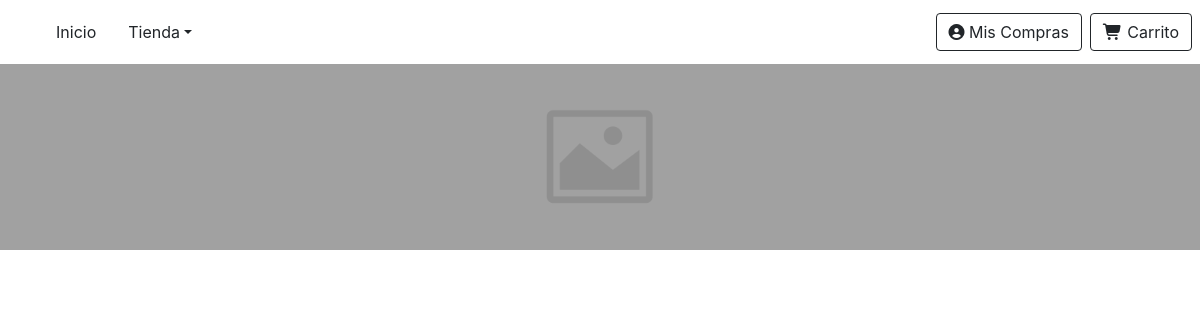
Before: / with the older database file.
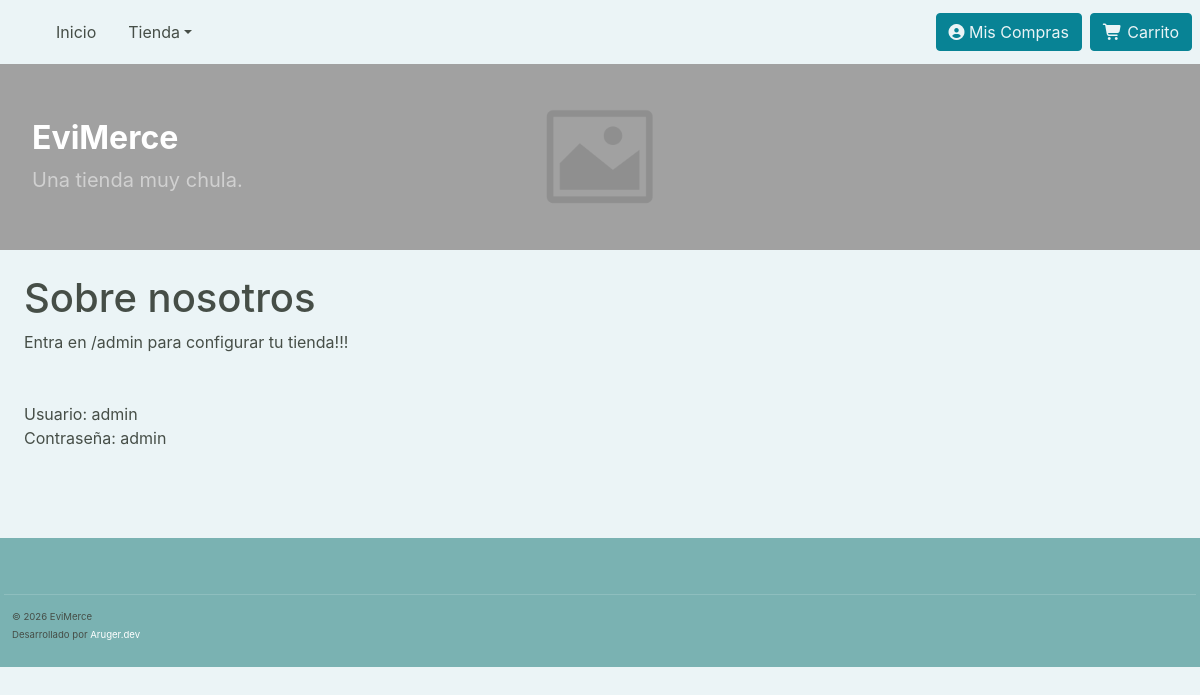
After: the same page with the newer database file.
### tables this page shows
CREATE TABLE shop (
    id INT AUTO_INCREMENT UNIQUE NOT NULL PRIMARY KEY,
    name VARCHAR(60) NOT NULL DEFAULT 'EviMerce',
    slogan VARCHAR(120) DEFAULT NULL,
    description TEXT NOT NULL,
    primary_color VARCHAR(20) DEFAULT '#088395',
    secondary_color VARCHAR(20) DEFAULT '#7AB2B2',
    accent_color VARCHAR(20) DEFAULT '#09637E',
    background_color VARCHAR(20) DEFAULT '#EBF4F6',
    text_color VARCHAR(20) DEFAULT '#464e47',
    theme ENUM('light', 'dark', 'auto') DEFAULT 'light',
    contact_email VARCHAR(120) DEFAULT NULL,
    contact_phone VARCHAR(30) DEFAULT NULL,
    whatsapp VARCHAR(30) DEFAULT NULL,
    address VARCHAR(255) DEFAULT NULL,
    city VARCHAR(80) DEFAULT NULL,
    postal_code VARCHAR(15) DEFAULT NULL,
    country VARCHAR(80) DEFAULT NULL,
    facebook_url VARCHAR(255) DEFAULT NULL,
    instagram_url VARCHAR(255) DEFAULT NULL,
    twitter_url VARCHAR(255) DEFAULT NULL,
    tiktok_url VARCHAR(255) DEFAULT NULL,
    youtube_url VARCHAR(255) DEFAULT NULL,
    meta_title VARCHAR(70) DEFAULT NULL,
    meta_description VARCHAR(160) DEFAULT NULL,
    meta_keywords VARCHAR(255) DEFAULT NULL,
    footer_text VARCHAR(255) DEFAULT NULL,
    copyright_text VARCHAR(255) DEFAULT '© 2026 EviMerce',
    currency VARCHAR(10) DEFAULT 'EUR',
    currency_symbol VARCHAR(5) DEFAULT '€',
    tax_percent DECIMAL(5,2) DEFAULT 21.00,
    maintenance_mode BOOLEAN DEFAULT FALSE,
    is_active BOOLEAN DEFAULT TRUE,
    created_at TIMESTAMP DEFAULT CURRENT_TIMESTAMP,
    updated_at TIMESTAMP DEFAULT CURRENT_TIMESTAMP ON UPDATE CURRENT_TIMESTAMP
);

### utils/router.php (called while the page is built, shortened)
<?php
function get_current_url()
{
    $uri = parse_url($_SERVER['REQUEST_URI'], PHP_URL_PATH);
    return rtrim($uri, '/') ?: '/';
}

### utils/db_utils.php (called while the page is built, shortened)
<?php
function selectData()
{
    try {
        require $_SERVER['DOCUMENT_ROOT'] . "/includes/database.php";
        $select = $_REQUEST["select"] ?? "";
        $table = $_REQUEST["table"] ?? "";
        $extra = $_REQUEST["extra"] ?? "";
        $query = $pdo->prepare("SELECT $select FROM $table $extra");
        $query->execute();
        $result = $query->fetchAll();
        return json_encode([
            "success" => true,
            "data" => $result
        ]);
    } catch (PDOException $e) {
        http_response_code(500);
        return json_encode([
            "success" => false,
            "error" => $e->getMessage()
        ]);
        exit;
    }
}
function getShopData()
{
    return selectData();
}

### index.php (the view, shortened to what this page needs)
<?php
include_once "./utils/router.php";
require_once './utils/db_utils.php';
define("SHOP_DATA", json_decode(getShopData())->data[0]);
?>
<!DOCTYPE html>
<html lang="es">
<head>
    <link rel="stylesheet" href="/assets/css/index.css">
    <?php include "./includes/dependencies.php"; ?>
</head>
<body class="sidebar-mini sidebar-collapse layout-fixed bg">
    <main>
        <?php
        include "./templates/routes.php";
        ?>
    </main>
</body>
</html>

### includes/dependencies.php (shortened to what this page needs)
<?php
$assets = [
    'css' => [
        '/assets/plugins/fontawesome/css/all.min.css',
        '/assets/plugins/bootstrap/bootstrap.min.css',
        '/assets/plugins/jquery-ui/jquery-ui.min.css',
        '/assets/plugins/datatables/dataTables.bootstrap4.min.css',
        '/assets/plugins/daterangepicker/daterangepicker.min.css',
        '/assets/plugins/jvectormap/jsvectormap.min.css',
        '/assets/plugins/adminlte/adminlte.min.css',
        '/assets/plugins/dropzonejs/dropzonejs.min.css',
    ],
    'js' => [
        '/assets/plugins/jquery/jquery.min.js',
        '/assets/plugins/jquery-knob/jquery-knob.min.js',
        '/assets/plugins/jquery-ui/jquery-ui.min.js',
        '/assets/plugins/bootstrap/bootstrap.bundle.min.js',
        '/assets/plugins/moment/moment.min.js',
        '/assets/plugins/chartjs/chart.min.js',
        '/assets/plugins/chartjs-adapter-date-fns/adapter.min.js',
        '/assets/plugins/datatables/jquery.dataTables.min.js',
        '/assets/plugins/datatables/dataTables.bootstrap4.min.js',
        '/assets/plugins/daterangepicker/daterangepicker.min.js',
        '/assets/plugins/datetimepicker/jquery.datetimepicker.full.min.js',
        '/assets/plugins/jvectormap/jsvectormap.min.js',
        '/assets/plugins/jvectormap/world.js',
        '/assets/plugins/adminlte/adminlte.min.js',
        '/assets/plugins/dropzonejs/dropzonejs.min.js',
        '/assets/plugins/iframejs/iframejs.js',
    ]
];
foreach ($assets['css'] as $css) {
    echo "<link rel='stylesheet' href='$css'>";
}

### templates/routes.php (shortened to what this page needs)
<?php
$url = get_current_url();
switch ($url) {
    case "/":
        include "./templates/index.php";
        break;
}

### templates/components/navbar.php (shortened to what this page needs)
<nav class="fixed-top navbar navbar-expand-md bg" style="min-height: 64px;">
    <div class="container p-0 m-0" style="width: 100%; justify-content:space-between; place-items:center; max-width:100vw;display: flex; flex-direction: row; align-content: center; align-items: center;">
        <div class="collapse navbar-collapse" id="navbarSupportedContent">
            <ul class="navbar-nav me-auto mb-2 mb-lg-0 ms-lg-4">
                <li class="nav-item"><a class="text nav-link active" aria-current="page" href="/">Inicio</a></li>
                <li class="nav-item dropdown">
                    <a class="text nav-link dropdown-toggle" id="navbarDropdown" href="/productos" role="button" data-bs-toggle="dropdown" aria-expanded="false">Tienda</a>
                </li>
            </ul>
            <section class="d-flex flex-row gap-2">
                <a class="btn btn-outline-dark" href="/orders">
                    <i class="fa-solid fa-circle-user"></i>
                    Mis Compras
                </a>
                <a class="btn btn-outline-dark" href="/cart">
                    <i class="fa-solid fa-cart-shopping"></i>
                    Carrito
                </a>
            </section>
        </div>
    </div>
</nav>
<div style="width: 100vw; height:64px; top:0; display:flex;"></div>

### templates/index.php (shortened to what this page needs)
<?php
include_once __DIR__ . "/components/navbar.php";
?>
<header class="bg-black p-0 m-0" style="z-index:-1; min-height:186px; height:186px; display: flex; place-items:center; justify-content:center">
    <div class="px-0 px-lg-0 m-0" style="width: 100%; height:100%">
        <div class="text-center text-white" style="width: 100%; height:100%; position: relative; display:flex; place-items:center; justify-content:center; flex-direction:row;">
            <img src="/uploads/img/shop/banner.png" id="banner-img" style="position: absolute; z-index:0; opacity:0.7; object-fit:cover; width:100%; height:100%;" alt="">
            <div style="padding-left: 2rem; display:flex; flex-direction:column; justify-content:start; text-align:start; width:100%">
                <h1 class="display-4 fw-bolder fs-2 text-white" style="z-index:1; "><?php echo SHOP_DATA->name ?></h1>
                <p class="lead fw-normal text-white-50 mb-0" style="z-index:1"><?php echo SHOP_DATA->slogan ?></p>
            </div>
        </div>
    </div>
</header>
<?php
if (SHOP_DATA->description) {
    echo "<section class='p-1 p-lg-4 bg'><h1>Sobre nosotros</h1><p>" . SHOP_DATA->description . "</p></section>";
}
?>
<section class=" p-1 p-lg-4 w-100 bg" id="grant-container">
</section>
<?php include 'templates/components/footer.php' ?>

### templates/components/footer.php (shortened to what this page needs)
<footer class="footer">
    <div class="container pt-4 pb-4" style="max-width: 100vw;">
        <div class="row g-2">
            <div class="col-lg-100 justify-content-center d-flex flex-column">
                <?php if (SHOP_DATA->copyright_text): ?>
                    <div class="footer-bottom pl-2">
                        <small><?= SHOP_DATA->copyright_text ?></small><br>
                        <small>
                            Desarrollado por
                            <a href="https://aruger.dev">Aruger.dev</a>
                        </small>
                    </div>
                <?php endif; ?>
            </div>
        </div>
    </div>
</footer>

### assets/css/index.css (style rules this page uses)
body, html { display: flex; flex-direction: column; padding: 0; margin: 0; min-height: 100vh; min-width: 100vw; overflow-x: hidden; font-family: system-ui, -apple-system, BlinkMacSystemFont, 'Segoe UI', Roboto, Oxygen, Ubuntu, Cantarell, 'Open Sans', 'Helvetica Neue', sans-serif; }
main { display: flex; flex-direction: column; width: 100%; height: 100%; }

### templates/components/footer.php (style rules this page uses)
.footer { font-size: 0.9rem; background-color: var(--secondary); color: var(--text-color); }
.footer a { color: #fff; text-decoration: none; }
.footer-bottom { border-top: 1px solid rgba(255, 255, 255, .15); padding-top: 0.75rem; font-size: 0.75rem; color: var(--text-color); }

Changed rows visible on the page:
added shop: name "EviMerce", slogan "Una tienda muy chula.", description "Entra en /admin para configurar tu tienda!!! Usuario: admin Contraseña: admin", copyright_text "© 2026 EviMerce"
Other visible differences:
text now shown: "Sobre nosotros Desarrollado por Aruger.dev"
